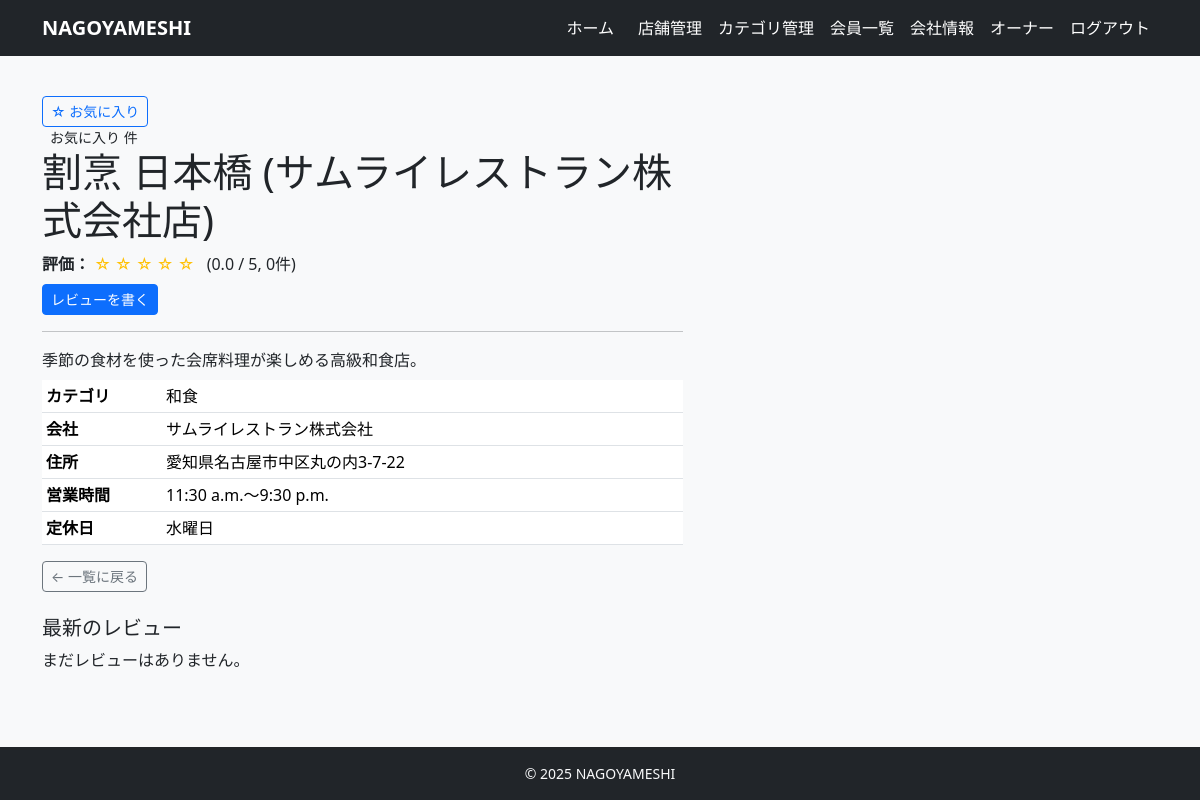
The app's page /14/ (signed in) with its own data.
### accounts/models.py (models this page shows, shortened)
class User(AbstractUser):
    username = None  # 使わない（メールログインにする）
    email = models.EmailField(unique=True)
    name = models.CharField(max_length=10)
    name_kana = models.CharField(max_length=10)
    zipcode = models.CharField(max_length=8)
    address = models.CharField(max_length=20)
    tel = models.CharField(max_length=11)
    company = models.ForeignKey(
        'restaurants.Company',
        verbose_name='所属会社',
        on_delete=models.SET_NULL,
        null=True,
        blank=True,
        related_name='staff_members'
    )
    is_paid_member = models.BooleanField(default=False)
    is_owner_member = models.BooleanField(default=False)
    created_at = models.DateTimeField(auto_now_add=True)
    updated_at = models.DateTimeField(auto_now=True)
    USERNAME_FIELD = 'email'
    REQUIRED_FIELDS = ['name', 'name_kana', 'zipcode', 'address', 'tel']
    objects = CustomUserManager()

### restaurants/models.py (models this page shows, shortened)
class Restaurant(models.Model):
    company = models.ForeignKey(
        Company,
        on_delete=models.CASCADE,
        related_name='restaurants',
    )
    category = models.ForeignKey(
        Category,
        on_delete=models.PROTECT,
        related_name='restaurants',
    )
    owner = models.ForeignKey(
        settings.AUTH_USER_MODEL,
        on_delete=models.CASCADE,
        related_name="my_restaurants",
        null=True,
        blank=True,
    )
    name = models.CharField(max_length=100)
    image = models.ImageField(upload_to='restaurant/', blank=True, null=True)
    description = models.TextField(blank=True)
    price_min = models.IntegerField()
    price_max = models.IntegerField()
    open_time = models.TimeField()
    close_time = models.TimeField()
    zipcode = models.CharField(max_length=10)
    address = models.CharField(max_length=200)
    tel = models.CharField(max_length=20)
    holiday = models.CharField(max_length=50, blank=True)  # 定休日
    created_at = models.DateTimeField(auto_now_add=True)
    updated_at = models.DateTimeField(auto_now=True)

class Category(models.Model):
    company = models.ForeignKey(
        'Company',  # 文字列で指定しておくと定義順を気にせんでええけん無難や
        verbose_name="会社",
        on_delete=models.CASCADE, # 会社が消えたらカテゴリも消える
        null=True,  # 既存データがある場合に備えて一時的にTrue推奨
        blank=True
    )
    name = models.CharField("カテゴリ名", max_length=50)
    is_active = models.BooleanField("有効フラグ", default=True)
    created_at = models.DateTimeField(auto_now_add=True)
    updated_at = models.DateTimeField(auto_now=True)

class Company(models.Model):
    owner = models.OneToOneField(
        settings.AUTH_USER_MODEL,
        on_delete=models.CASCADE,
        related_name="owned_company",
        null=True,  # 既存データがあるなら最初は許可しておくと楽
        blank=True,
    )
    name = models.CharField(max_length=100)
    representative = models.CharField(max_length=100)
    established_at = models.DateField(null=True, blank=True)
    zipcode = models.CharField(max_length=10)
    address = models.CharField(max_length=200)
    business = models.TextField()  # 事業内容
    created_at = models.DateTimeField(auto_now_add=True)
    updated_at = models.DateTimeField(auto_now=True)

### restaurants/views.py (the view)
# urls.py: path('<int:pk>/', views.RestaurantDetailView.as_view(), name='restaurant_detail'),
class RestaurantDetailView(DetailView):
    model = Restaurant
    template_name = 'restaurants/restaurant_detail.html'
    context_object_name = 'restaurant'
    def get_context_data(self, **kwargs):
        ctx = super().get_context_data(**kwargs)
        r = self.object
        agg = r.reviews.aggregate(avg=Avg('rating'), cnt=Count('id'))
        ctx['avg_rating'] = agg['avg'] or 0
        ctx['review_count'] = agg['cnt'] or 0
        ctx['recent_reviews'] = r.reviews.select_related('user')[:3]
        if self.request.user.is_authenticated:
            ctx['my_review'] = r.reviews.filter(user=self.request.user).first()
            ctx["is_favorited"] = Favorite.objects.filter(user=self.request.user, restaurant=r).exists()
        else:
            ctx["is_favorited"] = False
        return ctx

### templates/restaurants/restaurant_detail.html (shortened to what this page needs)
{% extends "base.html" %}
{% block content %}
<div class="row">
  <form method="post" action="{% url 'restaurants:favorite_toggle' restaurant.pk %}" class="d-inline">
    {% if is_favorited %}
    <button type="submit" class="btn btn-sm btn-outline-danger">★ お気に入り解除</button>
    {% else %}
    <button type="submit" class="btn btn-sm btn-outline-primary">☆ お気に入り</button>
    {% endif %}
  </form>
  <span class="ms-2 small">お気に入り {{ favorite_count }} 件</span>
  <div class="col-md-7">
    <h1 class="mb-2">{{ restaurant.name }}</h1>
    <p class="mb-2">
      <strong>評価：</strong>
      {% with avg_int=avg_rating|floatformat:0 %}
      <span class="text-warning">
        {% for _ in "12345" %}
        {% if forloop.counter <= avg_int %}★{% else %}☆{% endif %} {% endfor %} </span>
          {% endwith %}
          <span class="ms-2">({{ avg_rating|floatformat:1 }} / 5, {{ review_count }}件)</span>
    </p>
    {% if user.is_authenticated %}
    {% if my_review %}
    <a class="btn btn-sm btn-outline-primary" href="{% url 'reviews:review_edit' my_review.pk %}">自分のレビューを編集</a>
    <a class="btn btn-sm btn-outline-danger" href="{% url 'reviews:review_delete' my_review.pk %}">削除</a>
    {% else %}
    <a class="btn btn-sm btn-primary" href="{% url 'reviews:review_create' restaurant.pk %}">レビューを書く</a>
    {% endif %}
    {% else %}
    <a class="btn btn-sm btn-primary" href="{% url 'accounts:login' %}?next={{ request.path }}">ログインしてレビューを書く</a>
    {% endif %}
    <hr class="my-3">
    <p class="mb-2">{{ restaurant.description }}</p>
    <table class="table table-sm">
      <tbody>
        <tr>
          <th style="width: 120px;">カテゴリ</th>
          <td>{{ restaurant.category.name }}</td>
        </tr>
        <tr>
          <th>会社</th>
          <td>{{ restaurant.company.name }}</td>
        </tr>
        <tr>
          <th>住所</th>
          <td>{{ restaurant.address }}</td>
        </tr>
        <tr>
          <th>営業時間</th>
          <td>{{ restaurant.open_time }}〜{{ restaurant.close_time }}</td>
        </tr>
        <tr>
          <th>定休日</th>
          <td>{{ restaurant.holiday }}</td>
        </tr>
      </tbody>
    </table>
    <div class="d-flex gap-2">
      <a href="{% url 'restaurants:restaurant_list' %}" class="btn btn-outline-secondary btn-sm">
        ← 一覧に戻る
      </a>
    </div>
  </div>
</div>
<h3 class="h5 mt-4">最新のレビュー</h3>
{% if recent_reviews %}
<ul class="list-unstyled">
  {% for rv in recent_reviews %}
  <li class="mb-3">
    <div class="small text-muted">
      {{ rv.user.name|default:rv.user.email }} / {{ rv.created_at|date:"Y-m-d" }}
    </div>
    <div class="text-warning">
      {% for _ in "12345" %}
      {% if forloop.counter <= rv.rating %}★{% else %}☆{% endif %} {% endfor %} </div>
        {% if rv.title %}<strong>{{ rv.title }}</strong><br>{% endif %}
        <div>{{ rv.comment|linebreaksbr }}</div>
  </li>
  {% endfor %}
</ul>
{% else %}
<p>まだレビューはありません。</p>
{% endif %}
{% endblock %}

### templates/base.html (shortened to what this page needs)
<!DOCTYPE html>
<html lang="ja">
<head>
    <link href="https://cdn.jsdelivr.net/npm/bootstrap@5.3.3/dist/css/bootstrap.min.css" rel="stylesheet"
>
</head>
<body class="bg-light d-flex flex-column min-vh-100">
    <nav class="navbar navbar-expand-lg navbar-dark bg-dark mb-4">
        <div class="container">
            <a class="navbar-brand fw-bold" href="/">NAGOYAMESHI</a>
            <div class="collapse navbar-collapse" id="navbarNav">
                <ul class="navbar-nav ms-auto align-items-center">
                    {% if user.is_authenticated %}
                    {% if user.is_owner_member %}
                    <li class="nav-item">
                        <a class="nav-link me-2" href="{% url 'restaurants:owner_dashboard' %}">ホーム</a>
                    </li>
                    {% else %}
                    <li class="nav-item">
                        <a class="nav-link me-2" href="{% url 'restaurants:restaurant_list' %}">ホーム</a>
                    </li>
                    {% endif %}
                    {% if user.is_owner_member %}
                    <li class="nav-item"><a class="nav-link"
                            href="{% url 'restaurants:owner_restaurant_list' %}">店舗管理</a></li>
                    <li class="nav-item"><a class="nav-link"
                            href="{% url 'restaurants:owner_category_list' %}">カテゴリ管理</a></li>
                    <li class="nav-item"><a class="nav-link" href="{% url 'restaurants:owner_member_list' %}">会員一覧</a>
                    </li>
                    <li class="nav-item"><a class="nav-link" href="{% url 'restaurants:company_detail' %}">会社情報</a></li>
                    {% endif %}
                    {% if not user.is_owner_member %}
                    <li class="nav-item dropdown ms-2">
                        <a class="nav-link dropdown-toggle" href="#" id="navbarDropdown" role="button"
                            data-bs-toggle="dropdown" aria-expanded="false">
                            {{ user.name|default:user.email }}
                        </a>
                        <ul class="dropdown-menu dropdown-menu-end" aria-labelledby="navbarDropdown">
                            <li><a class="dropdown-item" href="{% url 'accounts:user_profile' %}">会員情報</a></li>
                            <li><a class="dropdown-item" href="{% url 'reservations:reservation_list' %}">予約一覧</a></li>
                            <li><a class="dropdown-item" href="{% url 'restaurants:my_favorite_list' %}">お気に入り一覧</a>
                            </li>
                            <li>
                                <hr class="dropdown-divider">
                            </li>
                            <li><a class="dropdown-item" href="{% url 'accounts:payment_method' %}">お支払い方法</a></li>
                            <li><a class="dropdown-item" href="{% url 'accounts:subscription_cancel' %}">有料プラン解約</a>
                            </li>
                            <li>
                                <hr class="dropdown-divider">
                            </li>
                            <li>
                                <form method="post" action="{% url 'accounts:logout' %}">
                                    {% csrf_token %}
                                    <button type="submit" class="dropdown-item w-100 text-start">
                                        ログアウト
                                    </button>
                                </form>
                            </li>
                        </ul>
                    </li>
                    {% else %}
                    <li class="nav-item ms-2">
                        <span class="navbar-text me-2">{{ user.name|default:user.email }}</span>
                    </li>
                    <li class="nav-item">
                        <form method="post" action="{% url 'accounts:logout' %}" class="d-inline">
                            <button type="submit" class="btn btn-link nav-link">
                                ログアウト
                            </button>
                        </form>
                    </li>
                    {% endif %}
                    {% endif %}
                </ul>
            </div>
        </div>
    </nav>
    <main class="container mb-5 flex-grow-1">
        {% block content %}{% endblock %}
    </main>
    <footer class="bg-dark text-light py-3 mt-auto">
        <div class="container text-center small">
            &copy; {{ now|default:"2025" }} NAGOYAMESHI
        </div>
    </footer>
</body>
</html>

### templates/base.html (style rules this page uses)
.navbar.navbar-dark .navbar-brand, .navbar.navbar-dark .navbar-text, .navbar.navbar-dark .navbar-nav .nav-link, .navbar.navbar-dark .navbar-nav .nav-link:visited, .navbar.navbar-dark .btn-link.nav-link, .navbar.navbar-dark .dropdown-toggle { color: #ffffff !important; }

### records on screen
User: name "オーナー"
Restaurant: name "割烹 日本橋 (サムライレストラン株式会社店)", description "季節の食材を使った会席料理が楽しめる高級和食店。", category.name "和食", company.name "サムライレストラン株式会社", address "愛知県名古屋市中区丸の内3-7-22", open_time "11:30 a.m.", close_time "9:30 p.m.", holiday "水曜日"

### other values on screen
{{ avg_rating|floatformat:1 }} "0.0"
{{ review_count }} "0"
{{ now|default:"2025" }} "2025"
